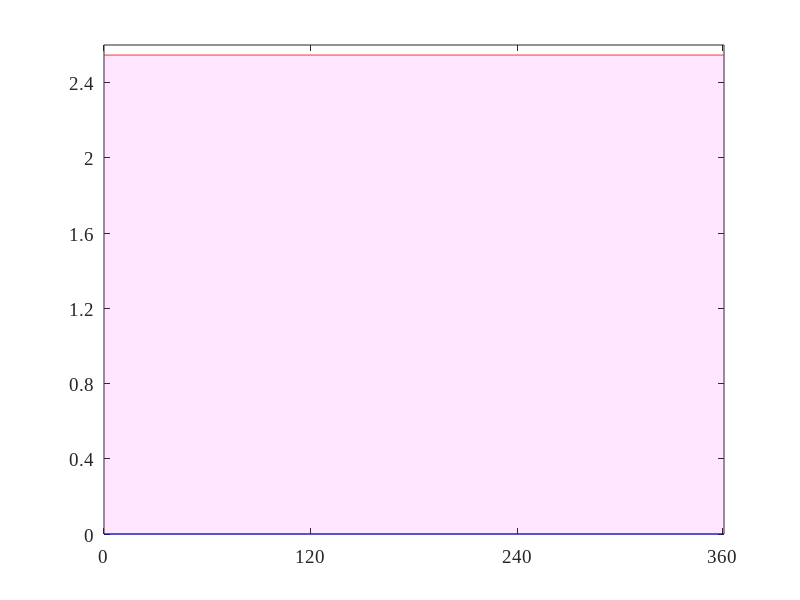

Reproduce this figure in MATLAB. (Note: this script raises an error after producing the figure.)
theta_f1=0:0.001:2*pi;
dead_time=0.0;

m=0;
n=0;
D1=(1+m*sin(theta_f1)+(n/6)*sawtooth(3*theta_f1+pi/2,1/2))/2;
D1(D1<dead_time)=dead_time;
D1(D1>(1-dead_time))=1-dead_time;
% S1=(2/pi)*sin(pi*D1)*cos(theta_c);
S1=(2/pi)*sin(pi*(D1));
theta_f2=theta_f1-2*pi/3;
D2=(1+m*sin(theta_f2)+(n/6)*sawtooth(3*theta_f2+pi/2,1/2))/2;
D2(D2<dead_time)=dead_time;
D2(D2>(1-dead_time))=1-dead_time;
D2=(1+m*sin(theta_f2)+(n/6)*sawtooth(3*theta_f2+pi/2,1/2))/2;
S2=(2/pi)*sin(pi*(D2));

theta_f3=theta_f1+2*pi/3;
D3=(1+m*sin(theta_f3)+(n/6)*sawtooth(3*theta_f3+pi/2,1/2))/2;
D3(D3<dead_time)=dead_time;
D3(D3>(1-dead_time))=1-dead_time;
D3=(1+m*sin(theta_f3)+(n/6)*sawtooth(3*theta_f3+pi/2,1/2))/2;
S3=(2/pi)*sin(pi*(D3));


figure1 = figure('Position', [0 0 400 300]);
axes1 = axes('Parent',figure1);
hold(axes1,'on');
% plot(theta_f1*180/pi,S1,'r')
% hold on;
% plot(theta_f1*180/pi,S2,'b')
% hold on;
S=zeros(size(S1));
for i=1:length(S1)
    if (abs(S1(i)-S3(i))<2*S2(i)) && (S1(i)+S3(i)> 2*S2(i))
    S(i)=0;
    elseif abs(S1(i)-S3(i))> 2*S2(i)
%     S(i)=S1(i)-S2(i)-S3(i)-S2(i);   
%      S(i)= abs(S1(i)+S3(i))-abs(2*S2(i));
     S(i)= abs(S1(i)-S3(i))-2*S2(i);
   
    elseif (S1(i)+S3(i)< 2*S2(i))    
%        S(i)= abs(S1(i)-S3(i))-abs(2*S2(i));
        S(i)= -abs(S1(i)+S3(i))+2*S2(i);
%         S(i)=0;
    end

end

plot(theta_f1*180/pi,S,'b')
hold on;
% plot(theta_f1*180/pi,-abs(S1+S2)+abs(S3-S2),'b')
hold on;
plot(theta_f1*180/pi,abs(S1+2*S2+S3),'r')

x = min(abs(S1+2*S2+S3))*ones(size(theta_f1));
% y=max(abs(S1-S2)-abs(S3+S2))*ones(size(theta_f1));
y=max(S)*ones(size(theta_f1));

patch('Parent',axes1, 'XData', [theta_f1*180/pi fliplr(theta_f1*180/pi)],'YData', [x fliplr(y)],'FaceColor',[1 0 1],...
    'EdgeColor','none','FaceAlpha',0.1)

box(axes1,'on');
hold(axes1,'off');

xlim([0 360])
ylim([0 2.6])

set(axes1,'XTick',[0 120 240 359], ...
    'XTickLabel',{'0','120','240','360'}, ...
    'YTick',[0 0.4 0.8 1.2 1.6 2 2.4], ...
    'YTickLabel',{'0','0.4','0.8','1.2','1.6','2','2.4'}, ...
    'FontName','TimesNewRoman','FontSize',14);

legend1 = legend(axes1,'show',{'Minimum','Maximum'},'interpreter','Latex','FontName','TimesNewRoman','FontSize',10);
set(legend1,...
    'Location','Best',...
    'EdgeColor','none',...
    'Color','white');

ylabel({'$\hat {S_{ABC}}_{f_s}$'},'interpreter','latex','FontName','Times New Roman',...
    'FontSize',18);

% Create xlabel
xlabel('Fundamental Phase ($^o$)','interpreter','latex','FontName','Times New Roman',...
    'FontSize',15);
